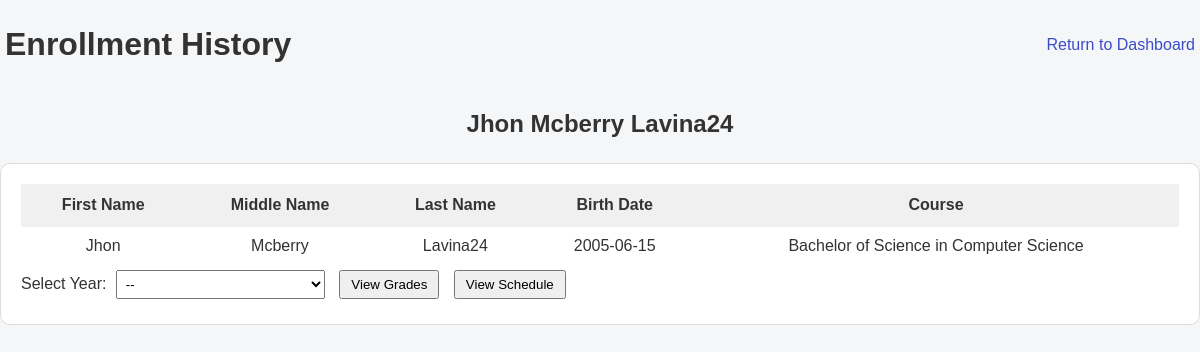
The page /public/students/student_history.php?studentID=1 (signed in) on the database its author committed.
### tables this page shows
CREATE TABLE students (
    studentID int auto_increment primary key,
    lastname varchar(30) not null,
    firstname varchar(30) not null,
    middlename varchar(30),
    birthdate date not null
);

CREATE TABLE course (
    courseID int auto_increment primary key,
    courseName varchar(10) not null unique,
    courseDesc varchar(255) not null
);

### models/Student.php (called while the page is built, shortened)
<?php
class Student {
    public static function getStudentInfo($conn, $studentID) {
        $sql = "SELECT st.firstname, st.lastname, st.middlename, co.courseDesc, st.birthdate
                FROM student_programs sp
                JOIN students st ON sp.student_id = st.studentID
                JOIN course co ON sp.courseID = co.courseID
                WHERE sp.student_id=?";
        $stmt = $conn->prepare($sql);
        $stmt->bind_param("i", $studentID);
        $stmt->execute();
        $res = $stmt->get_result();
        return $res && $res->num_rows > 0 ? $res->fetch_assoc() : null;
    }
}

### controllers/StudentController.php (called while the page is built, shortened)
<?php
require_once __DIR__ . "/../config/database.php";
require_once __DIR__ . "/../models/Student.php";
class StudentController {
    public static function getStudentInfo($conn, $studentID) {
        return Student::getStudentInfo($conn, $studentID);
    }
}

### public/students/student_history.php (the view, shortened to what this page needs)
<?php
require_once __DIR__ . "/../../config/database.php";
require_once __DIR__ . "/../../controllers/StudentController.php";
require_once __DIR__ . "/../../models/Student.php";
$studentID = $_GET['studentID'] ?? null;
$student = StudentController::getStudentInfo($conn, $studentID);
$selectedEnrollmentID = $_GET['period'] ?? null;
?>
<!DOCTYPE html>
<html>
    <head>
        <link rel="stylesheet" href="/enrollment_system/public/assets/css/style.css">
    </head>
    <body>
        <div style="display: flex; justify-content: space-between; align-items: center; padding: 5px;">
            <h1>Enrollment History</h1>
            <a href="/enrollment_system/public/index.php">Return to Dashboard</a>
        </div>
        <div class = "student-title">
            <h2><?= htmlspecialchars($student['firstname'] . ' ' . $student['middlename'] . ' ' . $student['lastname']) ?></h2>
        </div>
        <div class="student-info table-container">
            <table>
                <tr>
                    <th>First Name</th>
                    <th>Middle Name</th>
                    <th>Last Name</th>
                    <th>Birth Date</th>
                    <th>Course</th>
                </tr>
                <?php if ($student): ?>
                <tr>
                    <td><?= htmlspecialchars($student['firstname']) ?></td>
                    <td><?= htmlspecialchars($student['middlename']) ?></td>
                    <td><?= htmlspecialchars($student['lastname']) ?></td>
                    <td><?= htmlspecialchars($student['birthdate'] ) ?></td>
                    <td><?= htmlspecialchars($student['courseDesc']) ?></td>
                </tr>
                <?php else: ?>
                <tr>
                    <td colspan="2">Student not found</td>
                </tr>
                <?php endif; ?>
            </table>
            <form method="GET" action="">
                <label for="period">Select Year:</label>
                <select name="period" id="period" style="padding:5px; margin:5px;">
                    <option value="" <?= !$selectedEnrollmentID ? 'selected' : '' ?>>--</option>
                </select>
                <button type="submit" onclick = "this.form.action.value='grades'">View Grades</button>
                <button type="submit" onclick = "this.form.action.value='schedule'">View Schedule</button>
            </form>
        </div>
    </body>
</html>

### public/assets/css/style.css (style rules this page uses)
body { margin: 0; padding: 0; font-family: Arial, sans-serif; background: #f5f6f8; color: #333; }
h2 { font-weight: 600; margin-bottom: 5px; }
.table-container { background: white; padding: 20px; border-radius: 10px; border: 1px solid #ddd; margin-top: 20px; }
.table-container table { width: 100%; border-collapse: collapse; }
.table-container th { background: #f0f0f0; padding: 12px; text-align: center; font-weight: 600; }
.table-container td { padding: 10px; border-top: 1px solid #eee; text-align: center; }
a { color: #3b4cca; text-decoration: none; }

### public/students/student_history.php (style rules this page uses)
.student-title { display: flex; justify-content: center; align-items: center; }
button { padding: 5px 10px; margin: 5px; cursor: pointer; }

### rows shown on the page
students: firstname+middlename+lastname "Jhon Mcberry Lavina24", firstname "Jhon", middlename "Mcberry", lastname "Lavina24", birthdate "2005-06-15", course.courseDesc "Bachelor of Science in Computer Science"
